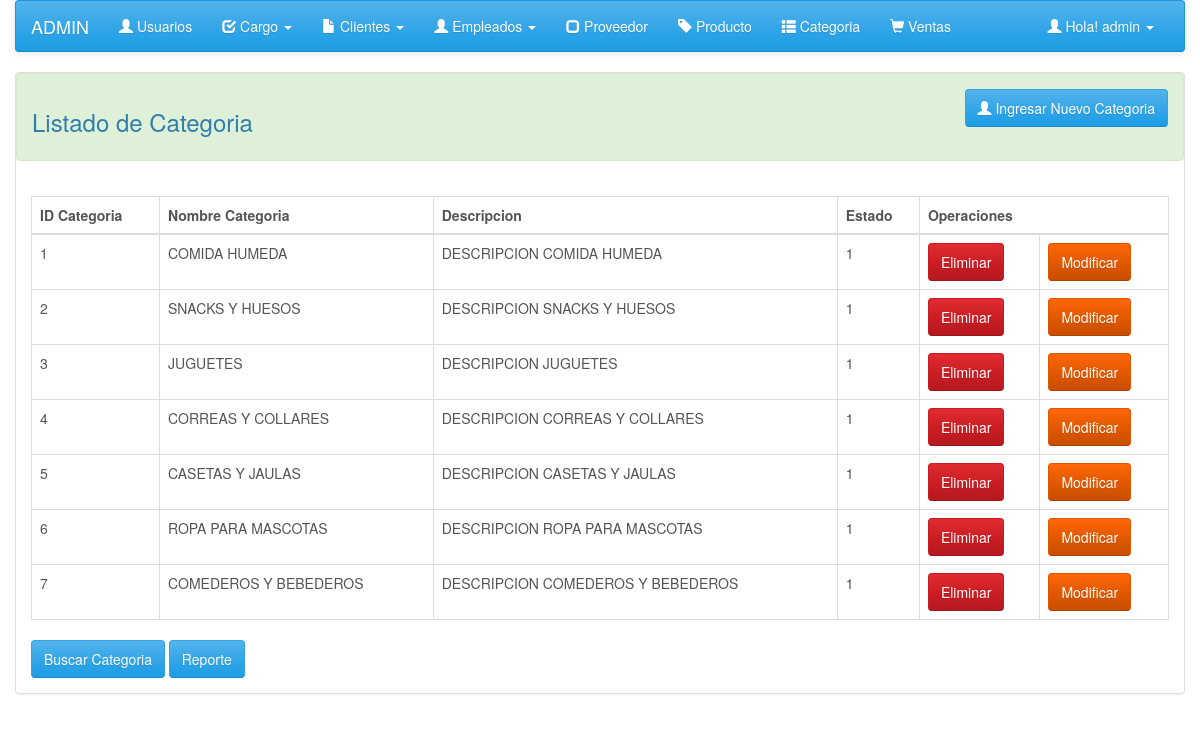
Screenshot of /controlador/categoriaCtr/categoriaLista.php (signed in) with the database file from the repository.
### tables this page shows
CREATE TABLE `categoria` (
  `id_categoria` int(11) NOT NULL,
  `nombre_categoria` varchar(255) NOT NULL,
  `descripcion_categoria` text NOT NULL,
  `estado_categoria` int(11) NOT NULL
);

### controlador/categoriaCtr/categoriaLista.php (called while the page is built)
<?php
	include("../../modelo/categoriaClase.php");
	$cat = new Categoria("","","","","","","","","");
	$res = $cat->listarCategoria();
	include("../../vista/categorias/categoriaLista.php");
?>

### modelo/categoriaClase.php (called while the page is built, shortened)
<?php
	class Categoria{
		public function listarCategoria(){
			$db = new Conexion();
			$sql = $db->query("SELECT * FROM categoria WHERE estado_categoria = 1");
			return($sql);
		}
	}
?>

### vista/categorias/categoriaLista.php (the view, shortened to what this page needs)
<?php
    include_once "../../vista/includes/head.php";
    if($_SESSION['nivel'] == 1){
        include_once '../../vista/includes/menu1.php';
    }
?>
<section class="container">
    <div class="row">
        <div class="panel panel-default">
            <div class="alert alert-success">
                <div class="row">
                    <div class="col-xs-8">
                        <h3>
                            Listado de Categoria
                        </h3>
                    </div>
                    <div class="col-xs-push-2 col-xs-2">
                        <a class="btn btn-md btn-primary pull-right" href="../../controlador/categoriaCtr/categoriaRegistro.php"><b class="glyphicon glyphicon-user"></b> Ingresar Nuevo Categoria</a>
                    </div>
                </div>
            </div>
            <div class="panel-body">
                <table class="table table-bordered table-hover">
                    <thead>
                        <tr>
                            <th>ID Categoria</th>
                            <th>Nombre Categoria</th>
                            <th>Descripcion</th>
                            <th>Estado</th>
                            <th colspan="2">Operaciones</th>
                        </tr>
                    </thead>
                    <?php
                        while($reg=mysqli_fetch_array($res)){
                            echo "<tr>";
                            echo "<td>".$reg['id_categoria']."</td>";
                            echo "<td>".$reg['nombre_categoria']."</td>";
                            echo "<td>".$reg['descripcion_categoria']."</td>";
                            echo "<td>".$reg['estado_categoria']."</td>";
                            echo "<td><a href='../../controlador/categoriaElimina.php?cod=".$reg['id_categoria']."' class='btn btn-danger'>Eliminar</a></td>";
                            echo "<td><a href='../../controlador/categoriaCtr/categoriaModifica.php?cod=".$reg['id_categoria']."' class='btn btn-warning'>Modificar</a></td>";
                            echo "</tr>";
                        }
                    ?>
                </table>
                <td><a href="../../controlador/categoriaCtr/categoriaBusca.php" class="btn btn-primary">Buscar Categoria</a></td>
                <td><a href="../../controlador/categoriaCtr/categoriaReporte.php" target="_blank" class="btn btn-primary">Reporte</a></td>
            </div>
        </div>
    </div>
</section>
<?php
    include "../../vista/includes/footer.php";
?>

### rows the page displays
categoria: id_categoria "1", nombre_categoria "COMIDA HUMEDA", descripcion_categoria "DESCRIPCION COMIDA HUMEDA", estado_categoria "1"
categoria: id_categoria "2", nombre_categoria "SNACKS Y HUESOS", descripcion_categoria "DESCRIPCION SNACKS Y HUESOS", estado_categoria "1"
categoria: id_categoria "3", nombre_categoria "JUGUETES", descripcion_categoria "DESCRIPCION JUGUETES", estado_categoria "1"
categoria: id_categoria "4", nombre_categoria "CORREAS Y COLLARES", descripcion_categoria "DESCRIPCION CORREAS Y COLLARES", estado_categoria "1"
categoria: id_categoria "5", nombre_categoria "CASETAS Y JAULAS", descripcion_categoria "DESCRIPCION CASETAS Y JAULAS", estado_categoria "1"
categoria: id_categoria "6", nombre_categoria "ROPA PARA MASCOTAS", descripcion_categoria "DESCRIPCION ROPA PARA MASCOTAS", estado_categoria "1"
categoria: id_categoria "7", nombre_categoria "COMEDEROS Y BEBEDEROS", descripcion_categoria "DESCRIPCION COMEDEROS Y BEBEDEROS", estado_categoria "1"

### other values shown
$_SESSION['nombre'] "admin"
